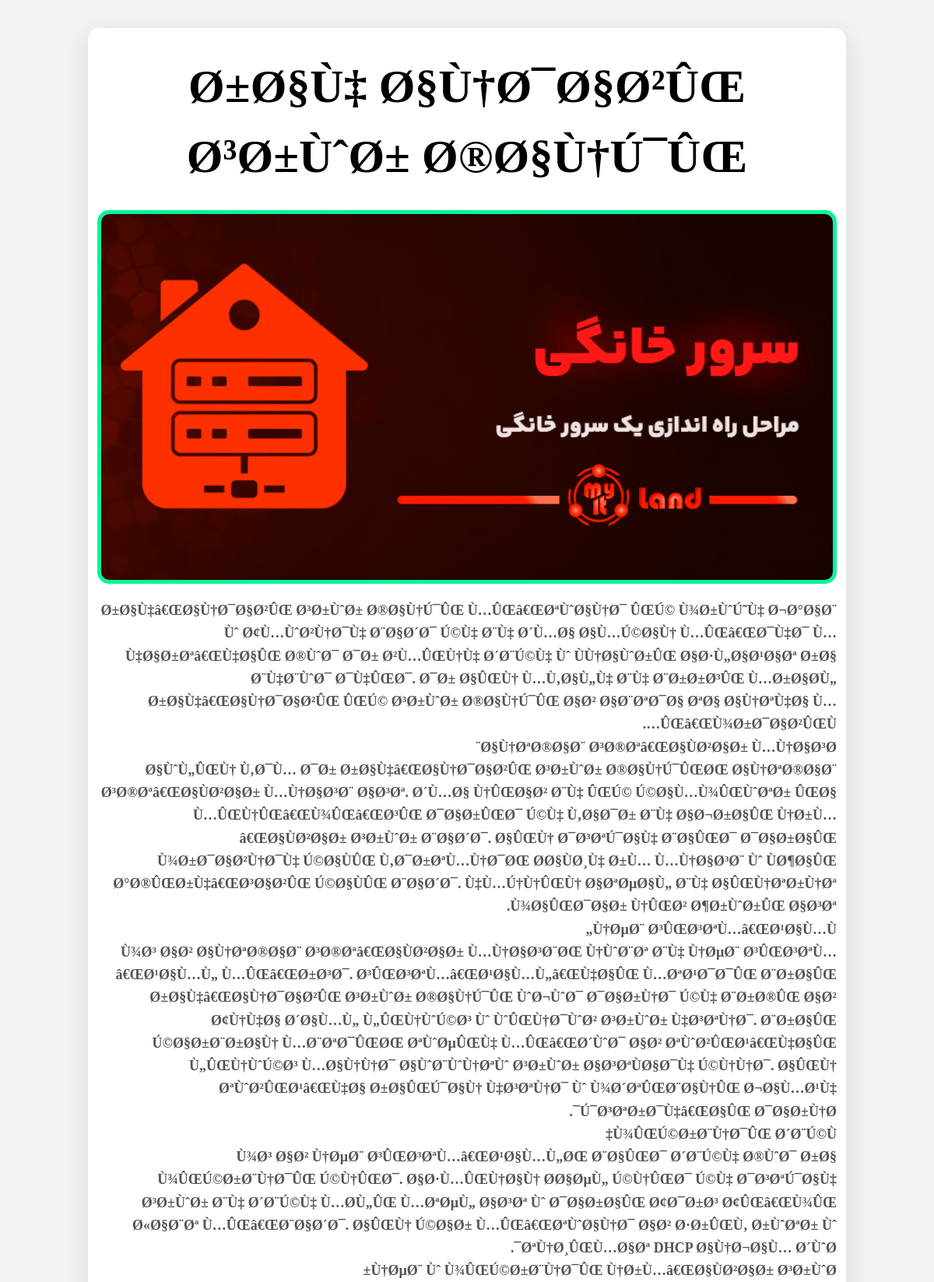
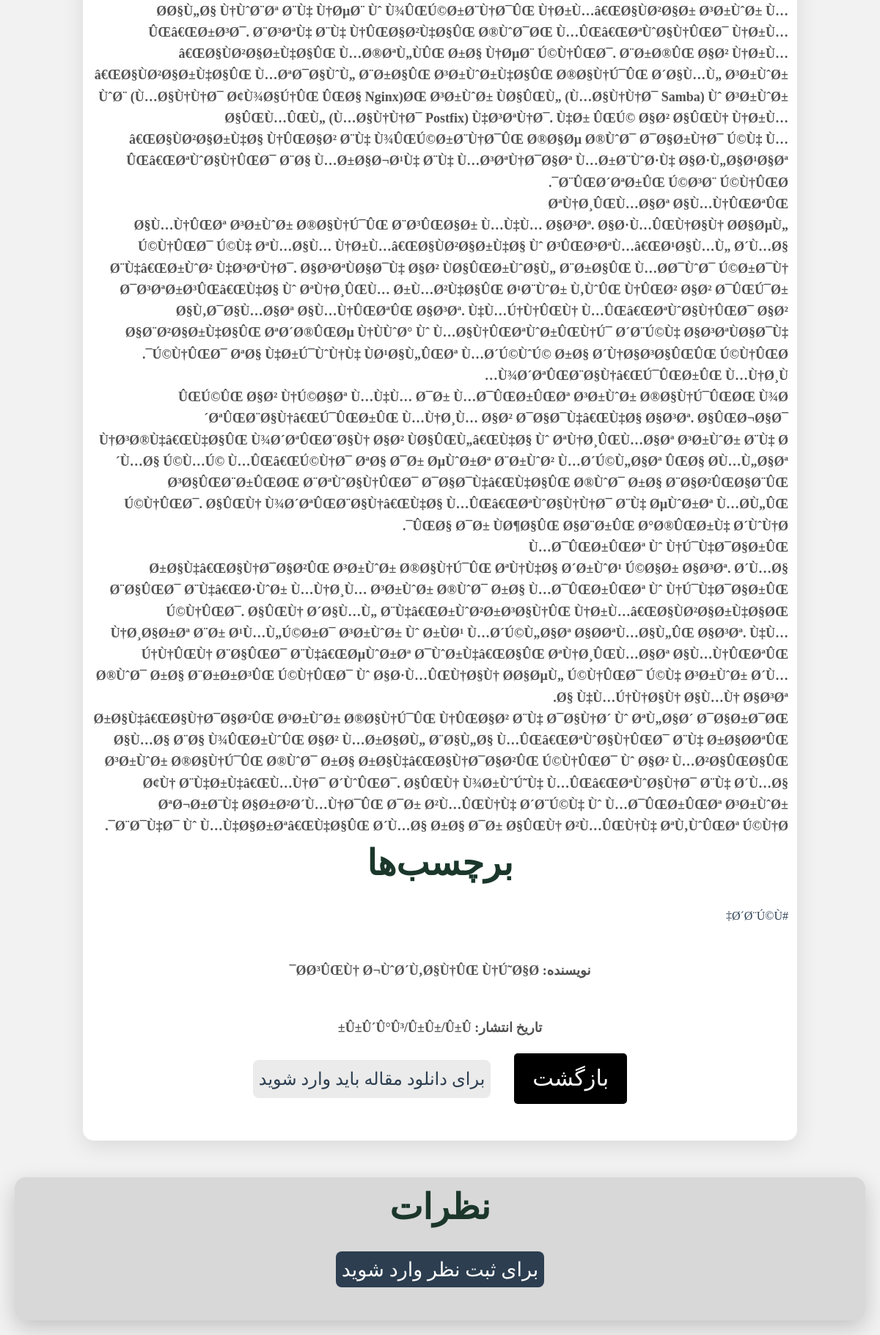
Page /maqale ha/blog/index.php?id=12 on the committed database (2 pictures, top to bottom).
### tables this page shows
CREATE TABLE `blogs` (
  `id` int(11) NOT NULL,
  `title` varchar(255) NOT NULL,
  `caption` text NOT NULL,
  `writer` varchar(255) NOT NULL,
  `date` varchar(255) NOT NULL,
  `readtime` int(11) NOT NULL,
  `image` varchar(255) NOT NULL,
  `tags` text NOT NULL
);

### maqale ha/blog/index.php (the view, shortened to what this page needs)
<?php
include '../../database/db.php';
$id = intval($_GET['id']);
$selectblog = $conn->prepare("SELECT * FROM blogs WHERE id = ?");
$selectblog->bindValue(1, $id, PDO::PARAM_INT);
$selectblog->execute();
$blogs = $selectblog->fetchAll(PDO::FETCH_ASSOC);
foreach ($blogs as $b) {
    $tagss = explode(',', $b['tags']);
}
?>
<!DOCTYPE html>
<html lang="fa">
    <link rel="stylesheet" href="style.css">
    <link rel="stylesheet" href="./comment.css">
<link rel="stylesheet" id="simple-image-popup-css" href="../../srcfiles/simple-image-popup.css" type="text/css" media="all">
<link rel="stylesheet" href="../../srcfiles/classic.css"><link rel="stylesheet" href="../../srcfiles/style.7a857bdd.css">	<link rel="stylesheet" as="style" href="../../srcfiles/font.css" onload="this.onload=null;this.rel='stylesheet'">
	<link rel="stylesheet" href="../../srcfiles/aos.css" as="style" onload="this.onload=null;this.rel='stylesheet'">
<link rel="stylesheet" id="simple-image-popup-css" href="../../srcfiles/simple-image-popup.css" type="text/css" media="all">
<link rel="stylesheet" href="../../srcfiles/classic.css"><link rel="stylesheet" href="../../srcfiles/style.7a857bdd.css">	<link rel="stylesheet" as="style" href="../../srcfiles/font.css" onload="this.onload=null;this.rel='stylesheet'">
</head>
<body style="background-color: rgba(0, 0, 0, 0.05);">
    <div class="container" dir="rtl">
        <?php foreach ($blogs as $blog): ?>
            <h1><?= $blog['title'] ?></h1>
            <img src="../../uploads/<?= $blog['image'] ?>" alt="تصویر مقاله" class="article-image">
            <p><p> <?= $caption = str_replace('../uploads/', '../../uploads/', $blog['caption']);
    ?></p>
            </p>
            <h2>برچسب‌ها</h2>
            <?php foreach ($tagss as $tags): ?>
                <span>#<?= htmlspecialchars($tags) ?></span>
            <?php endforeach; ?>
            <p class="nevisande"> نویسنده: <?= htmlspecialchars($blog['writer']) ?></p>
            <p class="nevisande"> تاریخ انتشار: <?= htmlspecialchars($blog['date']) ?></p>
        <?php endforeach; ?>
<div class="secCom">
  <a href="../maqale.php"><button class="read-more">بازگشت</button></a>
  <?php if (isset($_SESSION['user_email'])):?>
<div style="text-align: center; margin-top: 20px;">
  <form action="../../pdf.php" method="post" target="_blank">
      <input type="hidden" name="blog_id" value="<?= htmlspecialchars($id) ?>">
      <button dir="rtl" type="submit" class="download-pdf down"> <svg xmlns="http://www.w3.org/2000/svg" width="24" height="24" viewBox="0 0 24 24" style="fill: var(--text-color)"><path d="m12 16 4-5h-3V4h-2v7H8z"></path><path d="M20 18H4v-7H2v7c0 1.103.897 2 2 2h16c1.103 0 2-.897 2-2v-7h-2v7z"></path></svg> <p>دانلود این مقاله با فرمت pdf</p></button>
  </form>
</div>
<?php else:?>
<div class="not-login">
<a  target="_blank" href="../../login/login.php"><button id="login-pdf" class="down" >برای دانلود مقاله باید وارد شوید</button></a>
</div>
<?php endif;?>
</div>
    </div>
    <div class="coment-body">
            <div class="comments-section">
                <h2>نظرات</h2>
        <?php if (isset($_SESSION['user_email'])):?>
                <?php if (isset($_SESSION['message'])): ?>
                    <p class="success"><?= $_SESSION['message'] ?></p>
                    <?php unset($_SESSION['message']); ?>
                <?php endif; ?>
                <?php if (isset($_SESSION['error'])): ?>
                    <p class="error"><?= $_SESSION['error'] ?></p>
                    <?php unset($_SESSION['error']); ?>
                <?php endif; ?>
                <form class="comment-form" method="post" dir="rtl">
                    <input type="text" name="userid" placeholder="نام خود را وارد کنید..." required>
                    <textarea name="text" placeholder="نظر خود را اینجا بنویسید..." required></textarea>
                    <button type="submit" name="submit">ارسال نظر</button>
                </form>
                <?php else:?>
                  <h4> <a style="text-decoration: none;"  href="../../login/login.php">برای ثبت نظر  وارد شوید </a></h4>
                <?php endif;?>
            </div>
        </div>
</body>
</html>

### maqale ha/blog/style.css (style rules this page uses)
:root { --base-color: #f0f0f0; --base-variant: #cfeffe; --text-color: #081C15; --line-color: #081c156b; --secondary-text: #2D6A4F; --primary-color: #8ee6bd; --accent-color: #2ad183; --footer-color: #1B4332; --darkMode: #3f5c34; --zed: #3dbe1d; --zed2: #22ac00; }
body { font-family: iranSans; background-color: var(--base-color); margin: 0; padding: 20px; }
.container { z-index: -10; max-width: 800px; margin: auto; margin-top: 1rem; background: white; padding: 30px; border-radius: 15px; box-shadow: 0 8px 30px rgba(0, 0, 0, 0.1); transition: transform 0.3s, box-shadow 0.3s; }
h1 { color: black; font-size: 2.5em; margin-bottom: 15px; text-align: center; }
.article-image { width: 100%; height: auto; border-radius: 15px; margin-bottom: 20px; border: 5px solid #05f599; }
p { font-weight: 600; line-height: 1.8; color: var(--text-color); margin-bottom: 15px; font-size: 1.3em; }
h2 { color: #1b372b !important; margin-top: 20px; font-size: 1.8em; }
.nevisande { text-align: center; margin-top: 3rem; }
.read-more { font-family: iranSans; text-decoration: none; background-color: black; color: white; border: none; padding: 12px 25px; border-radius: 5px; cursor: pointer; font-size: 1.9em; transition: background-color 0.3s, transform 0.3s; display: block; margin: 20px auto; text-align: center; }
.secCom { display: flex; flex-wrap: wrap; align-items: center; justify-content: center; gap: 2rem; }
.down { font-family: iranSans; transition: all ease-out 200ms; padding: 0.5rem; font-size: x-large; background-color: rgba(0, 0, 0, 0.08); color: var(--text-color); border-radius: 8px; display: flex; justify-content: center; gap: 4px; }
span { color: var(--text-color); }

### maqale ha/blog/comment.css (style rules this page uses)
:root { --base-color: #f0f4f8; --base-variant: #e0f7fa; --text-color: #2c3e50; --line-color: #081c1549; --secondary-text: #34495e; --primary-color: #1abc9c; --accent-color: #16a085; --footer-color: #2c3e50; --darkMode: #27ae60; --zed: #2ecc71; --zed2: #27ae60; }
.coment-body { margin-top: 50px; display: flex; flex-direction: column; align-items: center; }
.comments-section { width: 100%; display: flex; flex-direction: column; align-items: center; background-color: #a1a1a152; padding: 0.3rem; border-radius: 15px; box-shadow: 0 10px 30px rgba(0, 0, 0, 0.2); max-width: 950%; transition: transform 0.3s; }
.comments-section a { text-decoration: none; color: white; cursor: pointer; padding: 0.6rem 0.5rem; border-radius: 8px; background-color: var(--footer-color); transition: all ease 200ms; font-size: 90%; }
h2 { margin-bottom: 20px; text-align: center; color: var(--primary-color); }
button { background-color: var(--primary-color); color: var(--base-color); border: none; padding: 12px 20px; border-radius: 10px; cursor: pointer; font-size: 16px; transition: background-color 0.3s, transform 0.3s; width: 100%; }

### srcfiles/simple-image-popup.css (style rules this page uses)
* { font-family: iransas; }

### srcfiles/classic.css (style rules this page uses)
* { font-family: iransas; }
.container { width: 100% }
@media (min-width: 640px) { .container { max-width: 640px } }
@media (min-width: 768px) { .container { max-width: 768px } }
@media (min-width: 1024px) { .container { max-width: 1024px } }

### maqale ha/blog/index.php (style rules this page uses)
* { font-family: iranSans !important; }

### rows in the picture
blogs: title "Ø±Ø§Ù‡ Ø§Ù†Ø¯Ø§Ø²ÛŒ Ø³Ø±ÙˆØ± Ø®Ø§Ù†Ú¯ÛŒ", image (picture), caption "Ø±Ø§Ù‡â€ŒØ§Ù†Ø¯Ø§Ø²ÛŒ Ø³Ø±ÙˆØ± Ø®Ø§Ù†Ú¯ÛŒ Ù…ÛŒâ€ŒØªÙˆØ§Ù†Ø¯ ÛŒÚ© Ù¾Ø±ÙˆÚ˜Ù‡ Ø¬Ø°Ø§Ø¨ Ùˆ Ø¢Ù…ÙˆØ²Ù†Ø¯Ù‡ Ø¨Ø§Ø´Ø¯ Ú©Ù‡ Ø¨Ù‡ Ø´Ù…Ø§ Ø§Ù…Ú©Ø§Ù† Ù…ÛŒâ€ŒØ¯Ù‡Ø¯ Ù…Ù‡Ø§Ø±Øªâ€ŒÙ‡Ø§ÛŒ Ø®ÙˆØ¯ Ø¯Ø± Ø²Ù…ÛŒÙ†Ù‡ Ø´Ø¨Ú©Ù‡ Ùˆ ÙÙ†Ø§ÙˆØ±ÛŒ Ø§Ø·Ù„Ø§Ø¹Ø§Øª Ø±Ø§ Ø¨Ù‡Ø¨ÙˆØ¯ Ø¯Ù‡ÛŒØ¯. Ø¯Ø± Ø§ÛŒÙ† Ù…Ù‚Ø§Ù„Ù‡ Ø¨Ù‡ Ø¨Ø±Ø±Ø³ÛŒ Ù…Ø±Ø§Ø­Ù„ Ø±Ø§Ù‡â€ŒØ§Ù†Ø¯Ø§Ø²ÛŒ ÛŒÚ© Ø³Ø±ÙˆØ± Ø®Ø§Ù†Ú¯ÛŒ Ø§Ø² Ø§Ø¨ØªØ¯Ø§ ØªØ§ Ø§Ù†ØªÙ‡Ø§ Ù…ÛŒâ€ŒÙ¾Ø±Ø¯Ø§Ø²ÛŒÙ…. Ø§Ù†ØªØ®Ø§Ø¨ Ø³Ø®Øªâ€ŒØ§ÙØ²Ø§Ø± Ù…Ù†Ø§Ø³Ø¨ Ø§ÙˆÙ„ÛŒÙ† Ù‚Ø¯Ù… Ø¯Ø± Ø±Ø§Ù‡â€ŒØ§Ù†Ø¯Ø§Ø²ÛŒ Ø³Ø±ÙˆØ± Ø®Ø§Ù†Ú¯ÛŒØŒ Ø§Ù†ØªØ®Ø§Ø¨ Ø³Ø®Øªâ€ŒØ§ÙØ²Ø§Ø± Ù…Ù†Ø§Ø³Ø¨ Ø§Ø³Øª. Ø´Ù…Ø§ Ù†ÛŒØ§Ø² Ø¨Ù‡ ÛŒÚ© Ú©Ø§Ù…Ù¾ÛŒÙˆØªØ± ÛŒØ§ Ù…ÛŒÙ†ÛŒâ€ŒÙ¾ÛŒâ€ŒØ³ÛŒ Ø¯Ø§Ø±ÛŒØ¯ Ú©Ù‡ Ù‚Ø§Ø¯Ø± Ø¨Ù‡ Ø§Ø¬Ø±Ø§ÛŒ…", tags "Ø´Ø¨Ú©Ù‡", writer "Ø­Ø³ÛŒÙ† Ø¬ÙˆØ´Ù‚Ø§Ù†ÛŒ Ù†Ú˜Ø§Ø¯", date "Û±Û´Û°Û³/Û±Û±/Û±Û±"
